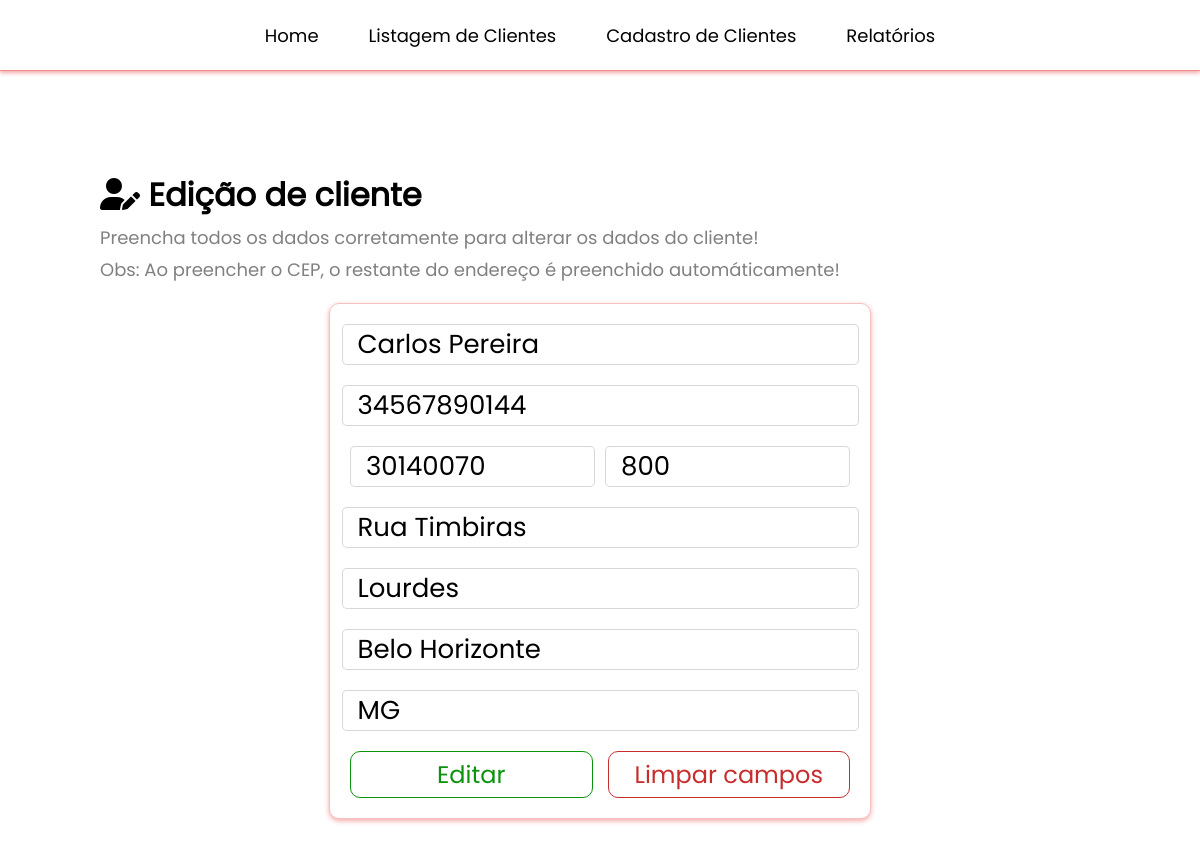
Page /editar-cliente/4 on the committed database.
### tables this page shows
CREATE TABLE `clientes` (
    `nome` VARCHAR(255) NOT NULL,
    `id` INT NOT NULL AUTO_INCREMENT,
    `cpf` VARCHAR(11) NOT NULL, 
    `cep` VARCHAR(8) NOT NULL,
    `endereco` VARCHAR(255) NOT NULL,
    `numero` INT NOT NULL,
    `bairro` VARCHAR(80) NOT NULL,
    `cidade` VARCHAR(50) NOT NULL,
    `estado` VARCHAR(50) NOT NULL,
    PRIMARY KEY(`id`)
);

### autoload.php (called while the page is built, shortened)
<?php
spl_autoload_register(function ($class) {
    $file = __DIR__ . "/{$class}.php";
    $file = str_replace("\\", "/", $file);
});

### App/Lib/Url/UrlParser.php (called while the page is built, shortened)
<?php
class UrlParser{
    public static function getUrlParameter(int $parameterPosition): string{
        $uri = $_SERVER["REQUEST_URI"];
        $explodedUri = explode("/", $uri);
        $parameterPosition += 1;
        return $explodedUri[$parameterPosition];
    }
}

### App/Lib/Database/Connection.php (called while the page is built, shortened)
<?php
class Connection
{
    private string $db_name = DB_NAME;
    private string $db_user = DB_USER;
    private string $db_host = DB_HOST;
    private string $db_password = DB_PASS;
    private PDO $connection;
    function __construct()
    {
        try {
            $connectionString = "mysql:host=$this->db_host;dbname=$this->db_name;port=3306;charset=utf8";
            $this->connection = new PDO(
                $connectionString,
                $this->db_user,
                $this->db_password
            );
        } catch (PDOException $e) {
            echo "Erro de Conexão" . $e->getMessage();
        }
    }
    function getConnection(): PDO
    {
        return $this->connection;
    }
}

### App/Controller/ClienteController.php (called while the page is built, shortened)
<?php
class ClienteController
{
    public function getById(int $id): array {
        $model = new ClientModel();
        return $model->getById($id);
    }
}

### App/Model/ClientModel.php (called while the page is built, shortened)
<?php
class ClientModel extends Model {
    public function getById(int $id): array {
        $query = "SELECT * FROM `clientes` WHERE id = :id";
        $result = $this->executeQuery($query, ['id' => $id]);
        $fetch = $result->fetchAll(PDO::FETCH_ASSOC);
        return count($fetch) > 0 ? $fetch[0] : $fetch;
    }
}

### App/Model/Model.php (called while the page is built, shortened)
<?php
class Model
{
    protected PDO $connection;
    function __construct()
    {
        $this->connection = (new Connection())->getConnection();
    }
    protected function executeQuery(string $query, array $userData = []): PDOStatement
    {
        $stmt = $this->connection->prepare($query);
        foreach($userData as $key => $data){
            $stmt->bindValue(":$key", $data);
        }
        $hasExecuted = $stmt->execute();
        return $stmt;
    }
}

### App/View/editar-cliente.php (the view, shortened to what this page needs)
<?php
$clientId = UrlParser::getUrlParameter(2);
$clientObj = new ClienteController();
$data = $clientObj->getById((int)$clientId);
?>
<!DOCTYPE html>
<html lang="pt-br">
<head>
    <link rel="stylesheet" href="https://cdnjs.cloudflare.com/ajax/libs/font-awesome/6.0.0-beta3/css/all.min.css">
    <link rel="stylesheet" href="<?= ASSETS_DIR ?>css/global.css">
    <link rel="stylesheet" href="<?= ASSETS_DIR ?>css/cadastro-cliente.css">
</head>
<body>
    <header>
        <div>
            <a href="home">Home</a>
        </div>
        <div>
            <a href="listagem-clientes">Listagem de Clientes</a>
        </div>
        <div>
            <a href="cadastro-cliente"  >Cadastro de Clientes</a>
        </div>
        <div>
            <a href="relatorios">Relatórios</a>
        </div>
    </header>
    <main>
        <h1>
            <i class="fa fa-solid fa-user-pen"></i>
            Edição de cliente
        </h1>
        <h2>Preencha todos os dados corretamente para alterar os dados do cliente!</h2>
        <h2>Obs: Ao preencher o CEP, o restante do endereço é preenchido automáticamente!</h2>
        <section>
            <form method="POST" id="saveForm">
                <input type="text" id="nome" name="nome" placeholder="Nome" value="<?= $data["nome"] ?>">
                <input type="text" id="cpf" name="cpf" placeholder="CPF" value="<?= $data["cpf"] ?>">
                <div class="double-inputs">
                    <input type="text" id="cep" name="cep" placeholder="CEP" value="<?= $data["cep"] ?>">
                    <input type="text" id="numero" name="numero" placeholder="Número" value="<?= $data["numero"] ?>">
                </div>
                <input type="text" id="endereco" name="endereco" placeholder="Endereço" value="<?= $data["endereco"] ?>">
                <input type="text" id="bairro" name="bairro" placeholder="Bairro" value="<?= $data["bairro"] ?>">
                <input type="text" id="cidade" name="cidade" placeholder="Cidade" value="<?= $data["cidade"] ?>">
                <input type="text" id="estado" name="estado" placeholder="Estado" value="<?= $data["estado"] ?>">
                <div class="buttons">
                    <button type="submit" name="edit">Editar</button>
                    <button type="reset">Limpar campos</button>
                </div>
            </form>
        </section>
    </main>
</body>
</html>

### App/View/assets/css/global.css (style rules this page uses)
* { margin: 0; padding: 0; font-family: 'Poppins'; }
header { width: 100%; display: flex; align-items: center; justify-content: center; gap: 15px 50px; height: 70px; flex-wrap: wrap; border-bottom: solid 1px rgba(231, 63, 63, 0.589); box-shadow: 0px 2px 4px rgba(231, 63, 63, 0.452); }
header a { color: black; font-size: 18px; text-decoration: none; border-bottom: solid 1px transparent; }
main { padding: 100px; display: flex; align-items: center; justify-content: center; flex-direction: column; }
main h1 { margin-bottom: 20px; width: 100%; }

### App/View/assets/css/cadastro-cliente.css (style rules this page uses)
h2 { font-size: 18px; color: gray; width: 100%; font-weight: 400; margin-top: -15px; margin-bottom: 20px; }
section { width: 100%; display: flex; align-items: center; justify-content: center; }
form { display: flex; align-items: center; justify-content: center; flex-direction: column; padding: 20px; width: 50%; gap: 20px; border: solid 1px rgba(231, 63, 63, 0.322); border-radius: 10px; box-shadow: 0px 2px 5px rgba(231, 63, 63, 0.452); }
input { width: 100%; border-radius: 5px; padding-left: 15px; font-size: 26px; border: solid 1px rgba(128, 128, 128, 0.308); outline: none; }
.double-inputs { padding: 0; display: flex; width: 100%; gap: 10px; }
.buttons { width: 100%; display: flex; align-items: center; justify-content: center; gap: 15px; }
button { width: 100%; outline: none; border: none; transition: 0.2s ease-in-out; font-size: 24px; cursor: pointer; padding: 5px 0px; border-radius: 10px; }
button[type="submit"] { border: solid 1px rgb(12, 146, 12); color: rgb(12, 146, 12); background-color: white; }
button[type="reset"] { border: solid 1px rgb(199, 45, 45); color: rgb(199, 45, 45); background-color: white; }

### rows in the picture
clientes: nome "Carlos Pereira", cpf "34567890144", cep "30140070", numero "800", endereco "Rua Timbiras", bairro "Lourdes", cidade "Belo Horizonte", estado "MG"
